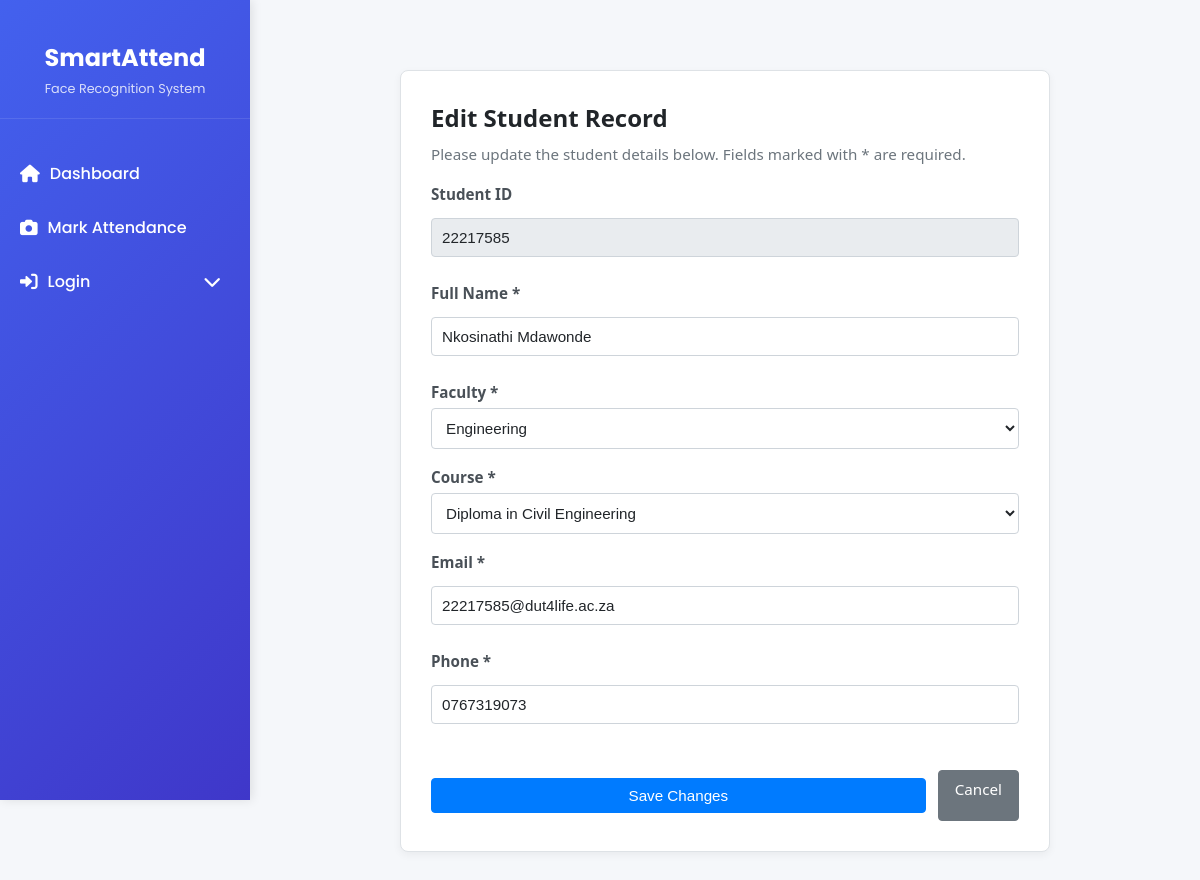
/edit_student/22217585, run on the app's committed database.
### app.py (models this page shows)
class Student(db.Model):
    id = db.Column(db.Integer, primary_key=True)
    student_id = db.Column(db.String(20), unique=True, nullable=False)
    name = db.Column(db.String(100), nullable=False)
    faculty = db.Column(db.String(50))
    course = db.Column(db.String(50))
    email = db.Column(db.String(100))
    phone = db.Column(db.String(20))
    password = db.Column(db.String(100), nullable=False)  # Add this line
    date_registered = db.Column(db.DateTime, default=datetime.utcnow)

### app.py (the view, shortened to what this page needs)
@app.route('/edit_student/<string:student_id>', methods=['GET', 'POST'])
def edit_student(student_id):
    student = Student.query.filter_by(student_id=student_id).first_or_404()
    return render_template('edit_student.html',
                         student=student,
                         faculties=FACULTIES,
                         courses=FACULTIES.get(student.faculty, []))

### templates/edit_student.html (shortened to what this page needs)
{% extends "base.html" %}
{% block content %}
<div class="edit-student-container">
    <h2>Edit Student Record</h2>
    <p class="form-intro">Please update the student details below. Fields marked with * are required.</p>
    <form method="POST" class="edit-student-form">
        <div class="form-group">
            <label for="student_id">Student ID</label>
            <input type="text" id="student_id" value="{{ student.student_id }}" readonly>
        </div>
        <div class="form-group">
            <label for="name">Full Name *</label>
            <input type="text" id="name" name="name" value="{{ student.name }}" required>
        </div>
        <div class="form-group">
            <label for="faculty">Faculty *</label>
            <select id="faculty" name="faculty" required>
                {% for faculty in faculties %}
                    <option value="{{ faculty }}" {% if faculty == student.faculty %}selected{% endif %}>
                        {{ faculty }}
                    </option>
                {% endfor %}
            </select>
        </div>
        <div class="form-group">
            <label for="course">Course *</label>
            <select id="course" name="course" required>
                {% for course in courses %}
                    <option value="{{ course }}" {% if course == student.course %}selected{% endif %}>
                        {{ course }}
                    </option>
                {% endfor %}
            </select>
        </div>
        <div class="form-group">
            <label for="email">Email *</label>
            <input type="email" id="email" name="email" value="{{ student.email }}" required>
        </div>
        <div class="form-group">
            <label for="phone">Phone *</label>
            <input type="tel" id="phone" name="phone" value="{{ student.phone }}"
                   pattern="\d{10}" title="Phone number must be exactly 10 digits" required>
        </div>
        <div class="form-actions">
            <button type="submit" class="btn save-btn">
                Save Changes
            </button>
            <a href="{{ url_for('view_student', student_id=student.student_id) }}" class="btn cancel-btn">
                Cancel
            </a>
        </div>
    </form>
</div>
{% endblock %}

### static/styles.css (style rules this page uses)
body { font-family: 'Segoe UI', Tahoma, Geneva, Verdana, sans-serif; margin: 0; padding: 0; background-color: #f5f7fa; color: #333; }
input, button { padding: 0.75rem; margin: 0.5rem 0; width: 100%; box-sizing: border-box; border: 1px solid #ddd; border-radius: 4px; font-size: 1rem; }
button { background-color: #3498db; color: white; border: none; cursor: pointer; font-weight: bold; transition: background-color 0.3s; }
:root { --bs-primary: #4e73df; --bs-success: #1cc88a; --bs-light-primary: #f0f4ff; --bs-light-success: #e6f7f0; }
body { background-color: #f8f9fc; }

### templates/base.html (style rules this page uses)
:root { --primary-color: #4361ee; --secondary-color: #3f37c9; --accent-color: #4cc9f0; --dark-color: #1a1a2e; --light-color: #f8f9fa; --success-color: #4caf50; --warning-color: #ff9800; --danger-color: #f44336; --sidebar-width: 250px; }
* { margin: 0; padding: 0; box-sizing: border-box; }
body { font-family: 'Poppins', sans-serif; background-color: #f5f7fa; color: #333; display: flex; min-height: 100vh; }
.btn { display: inline-block; padding: 12px 25px; background: white; color: var(--primary-color); border-radius: 5px; text-decoration: none; font-weight: 600; transition: all 0.3s; border: none; cursor: pointer; }

### templates/edit_student.html (style rules this page uses)
.edit-student-container { background: #fff; border: 1px solid #dee2e6; border-radius: 8px; padding: 30px; max-width: 650px; margin: 40px auto; box-shadow: 0 3px 8px rgba(0,0,0,0.05); font-family: "Segoe UI", Tahoma, Geneva, Verdana, sans-serif; }
.edit-student-container h2 { font-size: 1.5rem; color: #212529; margin-bottom: 10px; font-weight: 600; }
.form-intro { font-size: 0.95rem; color: #6c757d; margin-bottom: 20px; }
.edit-student-form { display: flex; flex-direction: column; gap: 18px; }
.form-group { display: flex; flex-direction: column; gap: 6px; }
.form-group label { font-weight: 600; color: #495057; font-size: 0.95rem; }
.form-group input, .form-group select { padding: 10px; border: 1px solid #ced4da; border-radius: 4px; font-size: 0.95rem; color: #212529; background-color: #fff; }
.form-group input:read-only { background-color: #e9ecef; cursor: not-allowed; }
.form-actions { display: flex; gap: 12px; margin-top: 20px; }
.btn { padding: 8px 16px; border-radius: 4px; font-size: 0.95rem; font-weight: 500; text-decoration: none; border: 1px solid transparent; transition: 0.3s; text-align: center; }
.save-btn { background-color: #007bff; color: #fff; border-color: #007bff; }
.cancel-btn { background-color: #6c757d; color: #fff; border-color: #6c757d; }

### data on the page
Student: student_id "22217585", name "Nkosinathi Mdawonde", faculty "Engineering", course "Diploma in Civil Engineering", email "22217585@dut4life.ac.za", phone "0767319073"
